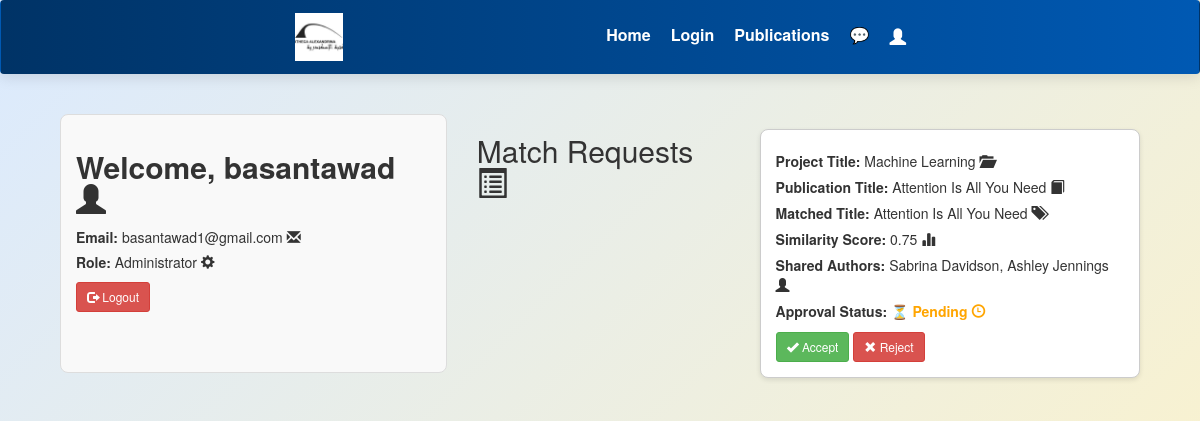
The page /administrator_dashboard/ (signed in) on the database its author committed.
### projects/models.py (models this page shows, shortened)
class MatchRequest(models.Model):
    project = models.ForeignKey(Project, on_delete=models.CASCADE, default=get_default_project)
    publication = models.ForeignKey(Publication, on_delete=models.CASCADE)
    match_title = models.CharField(max_length=255)
    match_score = models.FloatField()
    match_authors = models.TextField()
    approved = models.BooleanField(null=True)

class Project(models.Model):
    title = models.CharField(max_length=200)
    created = models.DateField()
    team = models.CharField(max_length=300)
    abstract = models.TextField(default="No abstract yet")
    duration = models.CharField(max_length=100)
    domain = models.CharField(max_length=100)
    scientific_case = models.TextField()
    keywords = models.TextField(blank=True, help_text="Comma-separated keywords for AI matching")
    STATUS_CHOICES = [
        ('active', 'Active'),
        ('completed', 'Completed'),
        ('on_hold', 'On Hold'),
        ('cancelled', 'Cancelled'),
    ]
    status = models.CharField(max_length=20, choices=STATUS_CHOICES, default='active')
    principal_investigator = models.CharField(max_length=200, blank=True)
    funding_source = models.CharField(max_length=200, blank=True)
    website = models.URLField(blank=True)
    created_at = models.DateTimeField(auto_now_add=True)
    updated_at = models.DateTimeField(auto_now=True)
    class Meta:
        ordering = ['-created']

class Publication(models.Model):
    project = models.ForeignKey(Project, on_delete=models.CASCADE, related_name='publications')
    title = models.CharField(max_length=200)
    primary_author = models.ForeignKey(Author, on_delete=models.CASCADE, related_name='primary_publications',null=True, blank=True)
    url = models.URLField(blank=True)
    year = models.PositiveIntegerField()
    file = models.FileField(upload_to='publications/files/', blank=True)
    image = models.ImageField(upload_to='publications/images/', blank=True)
    type = models.CharField(max_length=100, choices=PUBLICATION_TYPES)
    collaborators = models.ManyToManyField(Author, related_name='collaborated_publications', blank=True)
    uploaded_at = models.DateTimeField(auto_now_add=True)
    abstract = models.TextField(default="No abstract yet")
    email_sent = models.BooleanField(default=False)
    ai_processed = models.BooleanField(default=False)
    ai_confidence = models.FloatField(null=True, blank=True)

### projects/views.py (the view)
# urls.py: path('administrator_dashboard/', views.administrator_dashboard, name='administrator_dashboard'),
def administrator_dashboard(request):
    pending_requests = MatchRequest.objects.filter(approved__isnull=True).order_by("-id")
    return render(request, "registration/administrator_dashboard.html", {"match_requests": pending_requests})

### projects/templates/registration/administrator_dashboard.html (shortened to what this page needs)
{% extends "base.html" %}
{% block content %}
<div class="admin-info">
  <h2>Welcome, {{ request.user.username }} <span class="glyphicon glyphicon-user"></span></h2>
  <p><strong>Email:</strong> {{ request.user.email }} <span class="glyphicon glyphicon-envelope"></span></p>
  <p><strong>Role:</strong> Administrator <span class="glyphicon glyphicon-cog"></span></p>
  <form action="{% url 'logout' %}" method="post">
    <button type="submit" class="btn btn-danger btn-sm">
      <span class="glyphicon glyphicon-log-out"></span> Logout
    </button>
  </form>
</div>
<h2>Match Requests <span class="glyphicon glyphicon-list-alt"></span></h2>
{% for request in match_requests %}
  <div class="match-request">
    <p><strong>Project Title:</strong> {{ request.project.title }} <span class="glyphicon glyphicon-folder-open"></span></p>
    <p><strong>Publication Title:</strong> {{ request.publication.title }} <span class="glyphicon glyphicon-book"></span></p>
    <p><strong>Matched Title:</strong> {{ request.match_title }} <span class="glyphicon glyphicon-tags"></span></p>
    <p><strong>Similarity Score:</strong> {{ request.match_score|floatformat:2 }} <span class="glyphicon glyphicon-stats"></span></p>
    <p><strong>Shared Authors:</strong> {{ request.match_authors }} <span class="glyphicon glyphicon-user"></span></p>
    <p><strong>Approval Status:</strong>
      {% if request.approved == True %}
        <span class="approved">✅ Approved <span class="glyphicon glyphicon-ok-circle"></span></span>
      {% elif request.approved == False %}
        <span class="rejected">❌ Rejected <span class="glyphicon glyphicon-remove-circle"></span></span>
      {% else %}
        <span class="pending">⏳ Pending <span class="glyphicon glyphicon-time"></span></span>
      {% endif %}
    </p>
    {% if request.approved == None %}
      <form method="post" action="{% url 'accept_match_request' request.id %}">
        <button name="decision" value="yes" class="btn btn-success btn-sm">
          <span class="glyphicon glyphicon-ok"></span> Accept
        </button>
        <button name="decision" value="no" class="btn btn-danger btn-sm">
          <span class="glyphicon glyphicon-remove"></span> Reject
        </button>
      </form>
    {% endif %}
  </div>
{% empty %}
  <p>No pending match requests.</p>
{% endfor %}
{% endblock %}

### static/css/styles.css (style rules this page uses)
:root { --primary: #2563eb; --primary-dark: #1d4ed8; --primary-hover: #1e40af; --secondary: #003366; --secondary-light: #0059b3; --accent: #ffd166; --bg-gradient: linear-gradient(135deg, #dbeafe, #fef3c7); --text-color: #2c3e50; --radius: 12px; --shadow-sm: 0 2px 8px rgba(0, 0, 0, 0.1); --shadow-md: 0 4px 14px rgba(0, 0, 0, 0.1); --shadow-lg: 0 8px 30px rgba(0, 0, 0, 0.08); }
*, *::before, *::after { box-sizing: border-box; }
html, body { margin: 0; padding: 0; height: 100%; font-family: 'Segoe UI', sans-serif; color: var(--text-color); background: var(--bg-gradient); }

### projects/templates/registration/administrator_dashboard.html (style rules this page uses)
.admin-info { padding: 15px; margin-bottom: 20px; border: 1px solid #ddd; border-radius: 8px; background: #f9f9f9; }
.admin-info h2 { margin-bottom: 10px; font-weight: bold; color: #333; }
.admin-info p { margin: 5px 0; }
.btn-sm { margin-top: 5px; }
.match-request { border: 1px solid #ccc; padding: 15px; margin: 15px 0; border-radius: 8px; background: #fff; box-shadow: 0 2px 5px rgba(0,0,0,0.1); }
.match-request p { margin: 6px 0; }
.pending { color: orange; font-weight: bold; }

### rows shown on the page
MatchRequest: project "Machine Learning", publication "Attention Is All You Need", match_title "Attention Is All You Need", match_score "0.75", match_authors "Sabrina Davidson, Ashley Jennings", shows "⏳ Pending", shows "Accept"

### other values the page prints
{{ request.user.username }} "basantawad"
{{ request.user.email }} "basantawad1@gmail.com"
